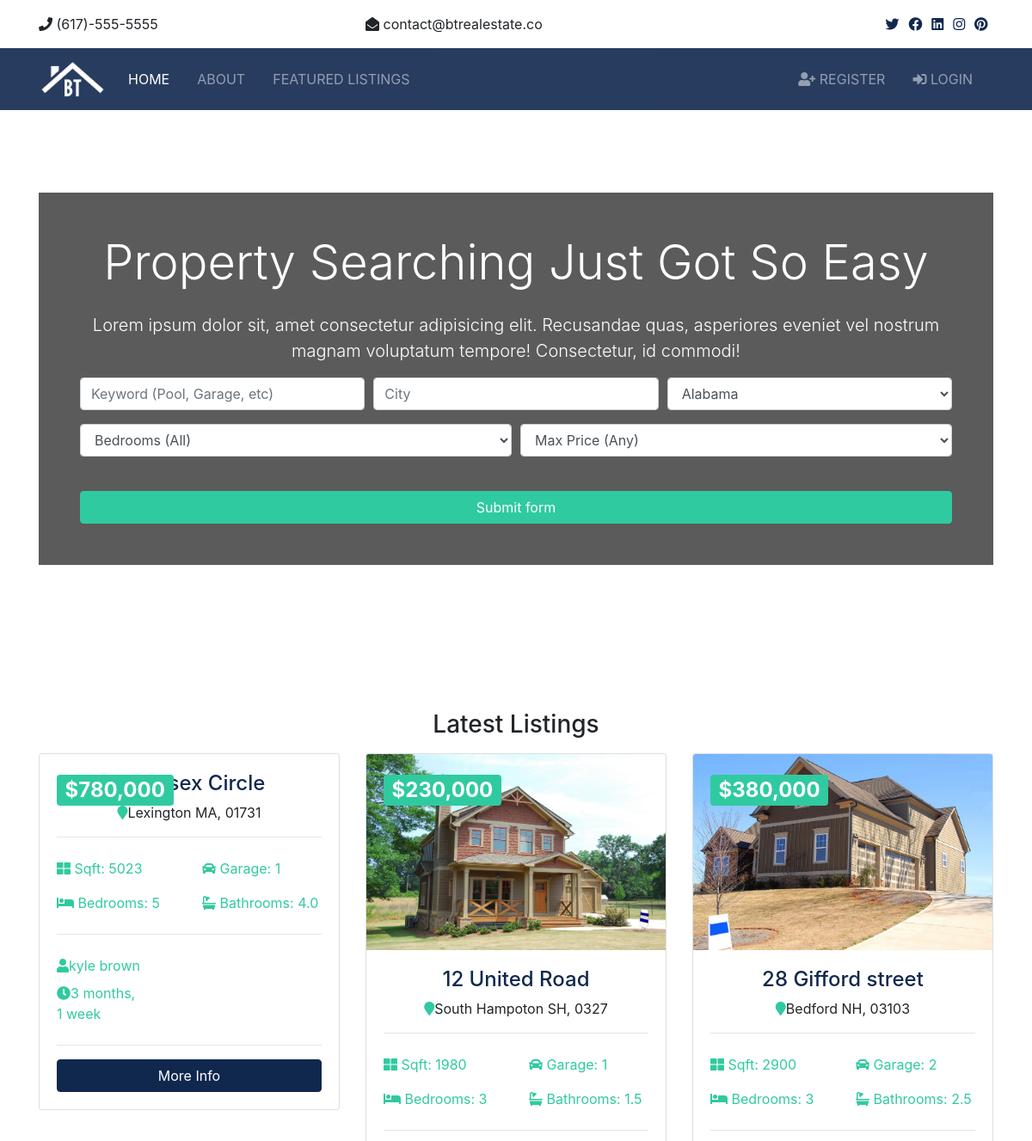
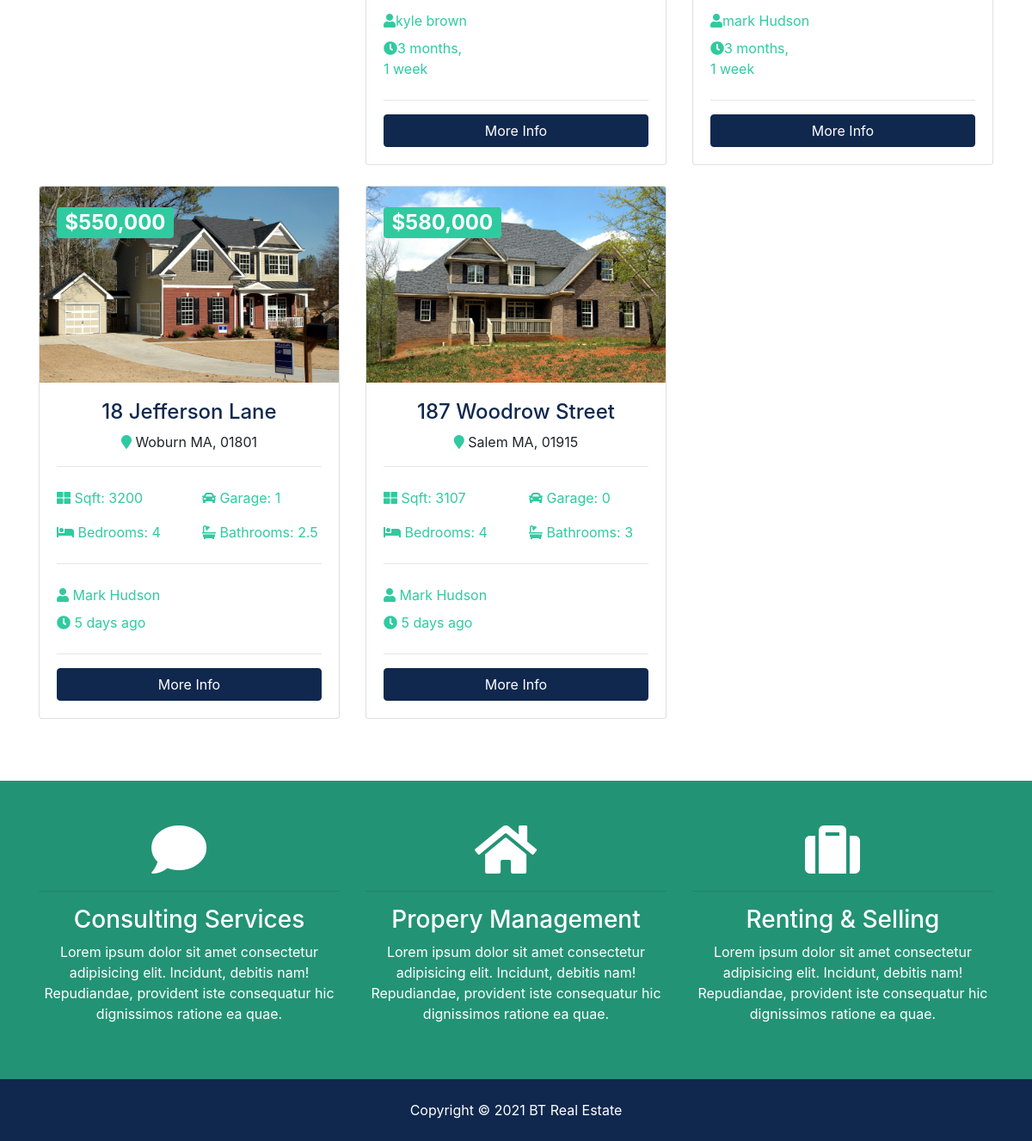
The page /others/index on the database its author committed (2 pictures, top to bottom).
### listings/models.py (models this page shows, shortened)
class listing(models.Model):
    realtor = models.ForeignKey(Realtor, on_delete=models.DO_NOTHING)
    title = models.CharField(max_length=200)
    address = models.CharField(max_length=200)
    city = models.CharField(max_length=100)
    state = models.CharField(max_length=200)
    zipcode = models.CharField(max_length=200)
    description = models.TextField(blank=True)
    price = models.IntegerField()
    bedrooms = models.IntegerField()
    bathrooms = models.DecimalField(max_digits=2, decimal_places=1)
    garage = models.IntegerField(default=0)
    sqft = models.IntegerField()
    lot_size = models.DecimalField(max_digits=5, decimal_places=1)
    photo_main = models.ImageField(upload_to='photos/%Y/%m/%d')
    photo_1 = models.ImageField(upload_to='photos/%Y/%m/%d', blank=True)
    photo_2 = models.ImageField(upload_to='photos/%Y/%m/%d', blank=True)
    photo_3 = models.ImageField(upload_to='photos/%Y/%m/%d', blank=True)
    photo_4 = models.ImageField(upload_to='photos/%Y/%m/%d', blank=True)
    photo_5 = models.ImageField(upload_to='photos/%Y/%m/%d', blank=True)
    photo_6 = models.ImageField(upload_to='photos/%Y/%m/%d', blank=True)
    is_published = models.BooleanField(default=True)
    list_date = models.DateTimeField(default=datetime.now, blank=True)

### realtors/models.py (models this page shows)
class Realtor(models.Model):
    name = models.CharField(max_length=256)
    photo = models.ImageField(upload_to='photos/%Y/%m/%d')
    description = models.TextField(blank=True)
    phone = models.CharField(max_length=256)
    email = models.CharField(max_length=50)
    is_mvp = models.BooleanField(default=False)
    hire_date = models.DateTimeField(default=datetime.now, blank=True)
    def __str__(self):
        return self.name

### my_app/views.py (the view)
# urls.py: url(r'index', views.index, name="index")
def index(request):
    listings = listing.objects.order_by('-list_date').filter(is_published=True)[:3]
    context_dict = {
        'listings': listings,
        'state_choices': state_choices,
        'bedroom_choices': bedroom_choices,
        'price_choices': price_choices
}
    return render(request, 'index.html', context_dict)

### templates/index.html (shortened to what this page needs)
{% extends 'base.html' %}
{% block content %}
{%load static%}
{% load humanize %}
  <section id="showcase">
    <div class="container text-center">
      <div class="home-search p-5">
        <div class="overlay p-5">
          <h1 class="display-4 mb-4">
            Property Searching Just Got So Easy
          </h1>
          <p class="lead">Lorem ipsum dolor sit, amet consectetur adipisicing elit. Recusandae quas, asperiores eveniet vel nostrum magnam
            voluptatum tempore! Consectetur, id commodi!</p>
          <div class="search">
            <form action="{% url 'search' %}">
              <div class="form-row">
                <div class="col-md-4 mb-3">
                  <input type="text" name="keywords" class="form-control" placeholder="Keyword (Pool, Garage, etc)">
                </div>
                <div class="col-md-4 mb-3">
                  <input type="text" name="city" class="form-control" placeholder="City">
                </div>
                <div class="col-md-4 mb-3">
                  <select name="state" class="form-control">
                    {% for key, value in state_choices.items  %}
                      <option value="{{ key }}">{{ value }}</option>
                    {% endfor %}
                  </select>
                </div>
              </div>
              <div class="form-row">
                <div class="col-md-6 mb-3">
                  <select name="bedrooms" class="form-control">
                    <option selected="true" disabled="disabled">Bedrooms (All)</option>
                  </select>
                </div>
                <div class="col-md-6 mb-3">
                  <select name="price" class="form-control" id="type">
                    <option selected="true" disabled="disabled">Max Price (Any)</option>
                  </select>
                </div>
              </div>
              <button class="btn btn-secondary btn-block mt-4" type="submit">Submit form</button>
            </form>
          </div>
        </div>
      </div>
    </div>
  </section>
  <section id="listings" class="py-5">
    <div class="container">
      <h3 class="text-center mb-3">Latest Listings</h3>
      <div class="row">
        {% if listings %}
          {% for listing in listings %}
            <div class="col-md-6 col-lg-4 mb-4">
              <div class="card listing-preview">
                <img class="card-img-top" src="{{ listing.photo_main.url }}" alt="">
                <div class="card-img-overlay">
                  <h2>
                    <span class="badge badge-secondary text-white">${{ listing.price | intcomma }}</span>
                  </h2>
                </div>
                <div class="card-body">
                  <div class="listing-heading text-center">
                    <h4 class="text-primary">{{ listing.title }}</h4>
                    <p>
                      <i class="fas fa-map-marker text-secondary"></i>{{listing.city}} {{listing.state}}, {{ listing.zipcode }}</p>
                  </div>
                  <hr>
                  <div class="row py-2 text-secondary">
                    <div class="col-6">
                      <i class="fas fa-th-large"></i> Sqft: {{ listing.sqft }}</div>
                    <div class="col-6">
                      <i class="fas fa-car"></i> Garage: {{ listing.garage }}</div>
                  </div>
                  <div class="row py-2 text-secondary">
                    <div class="col-6">
                      <i class="fas fa-bed"></i> Bedrooms: {{ listing.bedrooms }}</div>
                    <div class="col-6">
                      <i class="fas fa-bath"></i> Bathrooms: {{ listing.bathrooms }}</div>
                  </div>
                  <hr>
                  <div class="row py-2 text-secondary">
                    <div class="col-6">
                      <i class="fas fa-user"></i>{{ listing.realtor }}</div>
                  </div>
                  <div class="row text-secondary pb-2">
                    <div class="col-6">
                      <i class="fas fa-clock"></i>{{ listing.list_date | timesince }}</div>
                  </div>
                  <hr>
                  <a href="{% url 'listing' listing.id  %}" class="btn btn-primary btn-block">More Info</a>
                </div>
              </div>
            </div>
          {% endfor %}
        {% else %}
          <div class="col-md-12">
            <p>No listings Available</p>
          </div>
        {% endif %}
        <div class="col-md-6 col-lg-4 mb-4">
          <div class="card listing-preview">
            <img class="card-img-top" src="{% static 'img/homes/home-2.jpg' %}" alt="">
            <div class="card-img-overlay">
              <h2>
                <span class="badge badge-secondary text-white">$550,000</span>
              </h2>
            </div>
            <div class="card-body">
              <div class="listing-heading text-center">
                <h4 class="text-primary">18 Jefferson Lane</h4>
                <p>
                  <i class="fas fa-map-marker text-secondary"></i> Woburn MA, 01801</p>
              </div>
              <hr>
              <div class="row py-2 text-secondary">
                <div class="col-6">
                  <i class="fas fa-th-large"></i> Sqft: 3200</div>
                <div class="col-6">
                  <i class="fas fa-car"></i> Garage: 1</div>
              </div>
              <div class="row py-2 text-secondary">
                <div class="col-6">
                  <i class="fas fa-bed"></i> Bedrooms: 4</div>
                <div class="col-6">
                  <i class="fas fa-bath"></i> Bathrooms: 2.5</div>
              </div>
              <hr>
              <div class="row py-2 text-secondary">
                <div class="col-6">
                  <i class="fas fa-user"></i> Mark Hudson</div>
              </div>
              <div class="row text-secondary pb-2">
                <div class="col-6">
                  <i class="fas fa-clock"></i> 5 days ago</div>
              </div>
              <hr>
              <a href="{% url 'listings' %}" class="btn btn-primary btn-block">More Info</a>
            </div>
          </div>
        </div>
        <div class="col-md-6 col-lg-4 mb-4">
          <div class="card listing-preview">
            <img class="card-img-top" src="{% static 'img/homes/home-3.jpg' %}" alt="">
            <div class="card-img-overlay">
              <h2>
                <span class="badge badge-secondary text-white">$580,000</span>
              </h2>
            </div>
            <div class="card-body">
              <div class="listing-heading text-center">
                <h4 class="text-primary">187 Woodrow Street</h4>
                <p>
                  <i class="fas fa-map-marker text-secondary"></i> Salem MA, 01915</p>
              </div>
              <hr>
              <div class="row py-2 text-secondary">
                <div class="col-6">
                  <i class="fas fa-th-large"></i> Sqft: 3107</div>
                <div class="col-6">
                  <i class="fas fa-car"></i> Garage: 0</div>
              </div>
              <div class="row py-2 text-secondary">
                <div class="col-6">
                  <i class="fas fa-bed"></i> Bedrooms: 4</div>
                <div class="col-6">
                  <i class="fas fa-bath"></i> Bathrooms: 3</div>
              </div>
              <hr>
              <div class="row py-2 text-secondary">
                <div class="col-6">
                  <i class="fas fa-user"></i> Mark Hudson</div>
              </div>
              <div class="row text-secondary pb-2">
                <div class="col-6">
                  <i class="fas fa-clock"></i> 5 days ago</div>
              </div>
              <hr>
              <a href="{% url 'listings' %}" class="btn btn-primary btn-block">More Info</a>
            </div>
          </div>
        </div>
      </div>
    </div>
  </section>
  <section id="services" class="py-5 bg-secondary text-white">
    <div class="container">
      <div class="row text-center">
        <div class="col-md-4">
          <i class="fas fa-comment fa-4x mr-4"></i>
          <hr>
          <h3>Consulting Services</h3>
          <p>Lorem ipsum dolor sit amet consectetur adipisicing elit. Incidunt, debitis nam! Repudiandae, provident iste consequatur
            hic dignissimos ratione ea quae.</p>
        </div>
        <div class="col-md-4">
          <i class="fas fa-home fa-4x mr-4"></i>
          <hr>
          <h3>Propery Management</h3>
          <p>Lorem ipsum dolor sit amet consectetur adipisicing elit. Incidunt, debitis nam! Repudiandae, provident iste consequatur
            hic dignissimos ratione ea quae.</p>
        </div>
        <div class="col-md-4">
          <i class="fas fa-suitcase fa-4x mr-4"></i>
          <hr>
          <h3>Renting & Selling</h3>
          <p>Lorem ipsum dolor sit amet consectetur adipisicing elit. Incidunt, debitis nam! Repudiandae, provident iste consequatur
            hic dignissimos ratione ea quae.</p>
        </div>
      </div>
    </div>
  </section>
{% endblock %}

### static/css/all.css (style rules this page uses)
.fa, .fas, .far, .fal, .fab { -moz-osx-font-smoothing: grayscale; -webkit-font-smoothing: antialiased; display: inline-block; font-style: normal; font-variant: normal; text-rendering: auto; line-height: 1; }
.fa-4x { font-size: 4em; }
.fa-bath:before { content: "\f2cd"; }
.fa-bed:before { content: "\f236"; }
.fa-car:before { content: "\f1b9"; }
.fa-clock:before { content: "\f017"; }
.fa-comment:before { content: "\f075"; }
.fa-home:before { content: "\f015"; }
.fa-map-marker:before { content: "\f041"; }
.fa-suitcase:before { content: "\f0f2"; }
.fa-th-large:before { content: "\f009"; }
.fa-user:before { content: "\f007"; }
.fa, .fas { font-family: 'Font Awesome 5 Free'; font-weight: 900; }

### static/css/style.css (style rules this page uses)
.btn-secondary { color: #fff !important; }
img { width: 100%; }
#showcase { background: url(../img/showcase.jpg) no-repeat top center fixed/cover; position: relative; min-height: 650px; color: #fff; padding-top: 6rem; }
#showcase .home-search { min-height: 400px; position: relative; border-radius: 5px; }
#showcase .overlay { content: ''; position: absolute; top: 0; left: 0; min-height: 400px; width: 100%; background: rgba(51, 51, 51, 0.8); }
#services { background: url(../img/building.jpg) no-repeat top center fixed/cover; min-height: 300px; position: relative; overflow: hidden; }
#services::before { content: ''; position: absolute; top: 0; left: 0; min-height: 100%; width: 100%; background: rgba(32, 134, 107, 0.8); }
.listing-preview a { position: relative; }

### rows shown on the page
listing: price "780,000", title "33 Essex Circle", city "Lexington", state "MA", zipcode "01731", sqft "5023", garage "1", bedrooms "5", bathrooms "4.0", realtor "kyle brown", list_date "3 months, 1 week"
listing: photo_main (picture), price "230,000", title "12 United Road", city "South Hampoton", state "SH", zipcode "0327", sqft "1980", garage "1", bedrooms "3", bathrooms "1.5", realtor "kyle brown", list_date "3 months, 1 week"
listing: photo_main (picture), price "380,000", title "28 Gifford street", city "Bedford", state "NH", zipcode "03103", sqft "2900", garage "2", bedrooms "3", bathrooms "2.5", realtor "mark Hudson", list_date "3 months, 1 week"

### other values the page prints
form field state "Alabama"
